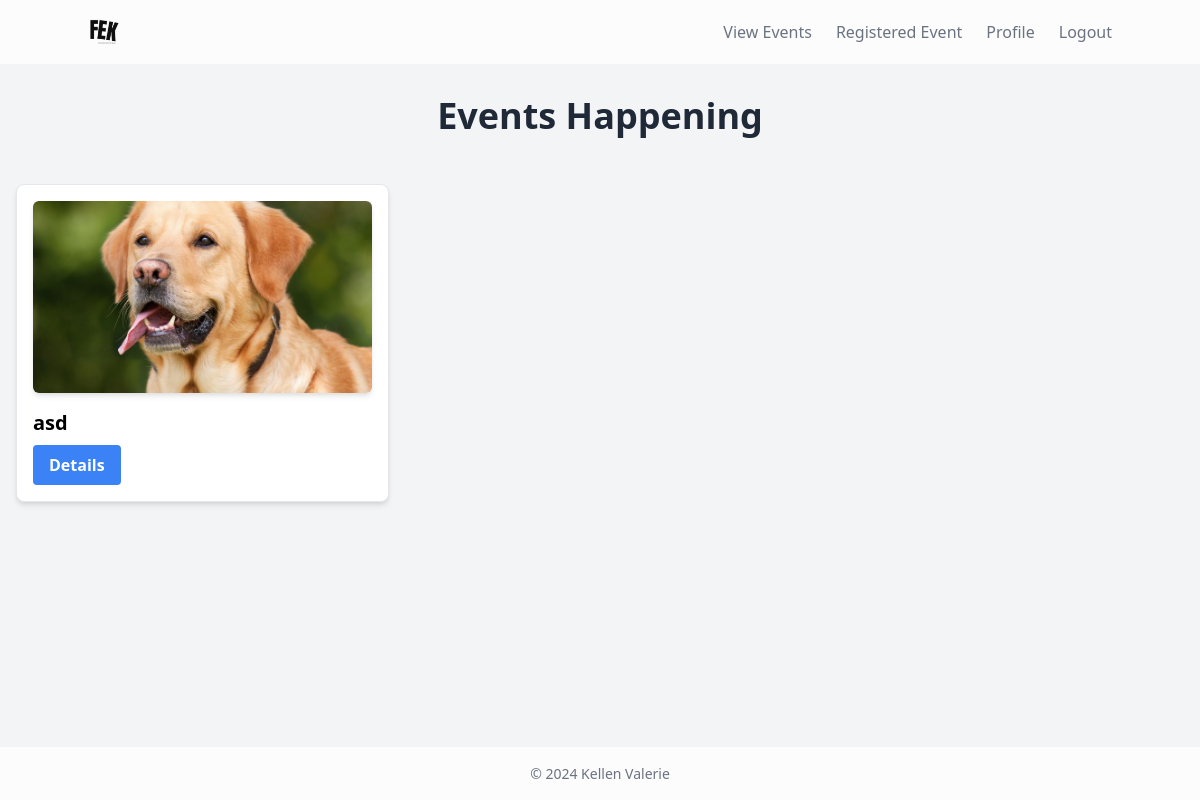
Screenshot of /user/view_events.php (signed in) with the database file from the repository.
### tables this page shows
CREATE TABLE `events` (
  `event_id` int(11) NOT NULL,
  `title` varchar(255) NOT NULL,
  `description` text NOT NULL,
  `event_date` date NOT NULL,
  `event_time` time NOT NULL,
  `location` varchar(255) NOT NULL,
  `max_participants` int(5) NOT NULL,
  `status` enum('open','closed','canceled') DEFAULT 'open',
  `image` varchar(255) DEFAULT NULL,
  `created_at` timestamp NOT NULL DEFAULT current_timestamp(),
  `banner` varchar(255) DEFAULT NULL
);

### user/view_events.php (the view, shortened to what this page needs)
<?php
require '../includes/db_connection.php';
$stmt = $pdo->query("SELECT * FROM events");
$events = $stmt->fetchAll();
?>
<?php include '../includes/navbar.php'; ?>
<!DOCTYPE html>
<html lang="en">
<head>
    <link href="https://cdn.jsdelivr.net/npm/tailwindcss@2.2.19/dist/tailwind.min.css" rel="stylesheet">
</head>
<body class="bg-gray-100 animated-background">
    <main class="flex-grow">
            <header class="text-center mb-12 mt-8">
                <h1 class="text-4xl font-extrabold text-gray-800">Events Happening</h1>
            </header>
        <div class="grid grid-cols-1 gap-6 px-4 sm:grid-cols-2 lg:grid-cols-3">
            <?php foreach ($events as $event): ?>
                <div class="border bg-white rounded-lg shadow-md p-4 text-left">
                    <img src="../assets/images/<?= $event['banner'] ?>?v=<?= time() ?>" alt="<?= $event['title'] ?> Banner" class="w-full h-48 shadow-md object-cover rounded-md mb-4">
                    <h2 class="text-xl font-semibold mb-2"><?= htmlspecialchars($event['title']) ?></h2>
                    <button class="bg-blue-500 hover:bg-blue-700 text-white font-bold py-2 px-4 rounded" onclick="showDetails(<?= $event['event_id'] ?>)">Details</button>
                </div>
            <?php endforeach; ?>
        </div>
    </main>
    <footer>
        © 2024 Kellen Valerie
    </footer>
</body>
</html>

### user/view_events.php (style rules this page uses)
.animated-background { animation: backgroundAnimation 10s ease infinite; }
html, body { height: 100%; margin: 0; }
body { display: flex; flex-direction: column; min-height: 100vh; }
main { flex: 1; }
footer { background-color: rgba(255, 255, 255, 0.75); text-align: center; padding: 1rem; font-size: 0.875rem; color: #6B7280; }

### rows the page displays
events: banner (picture), title "asd"
